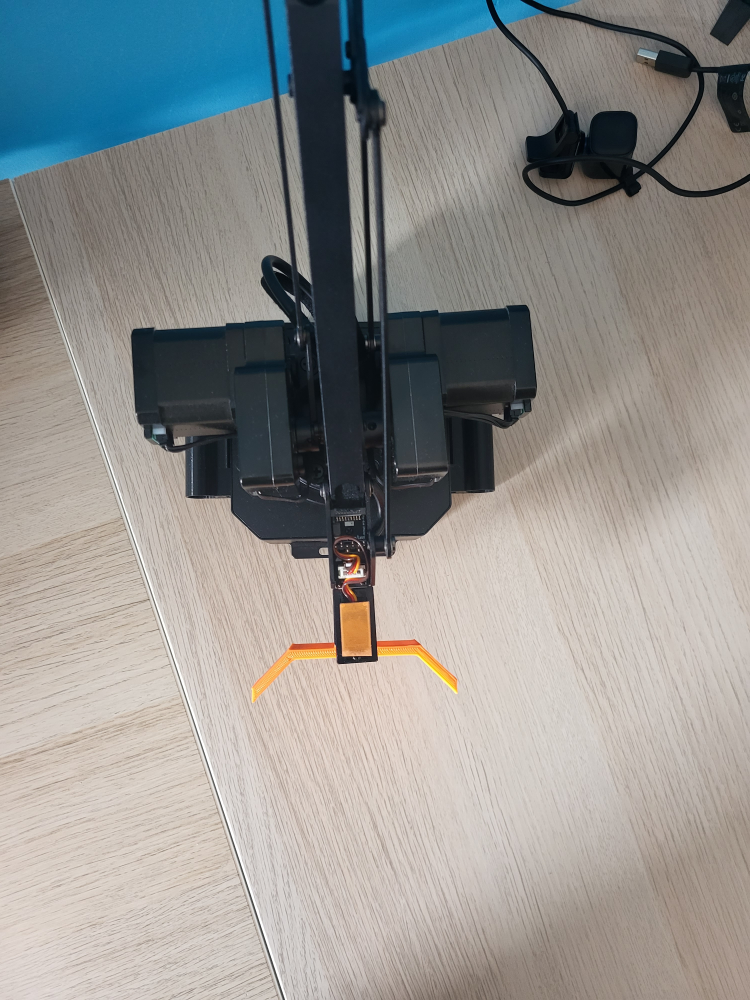
#> input picture Images/arm.jpg, 3000 x 4000 px (shown at 1/4 size)
$ python kitchen.py
#> lines starting #> are read from the running program, lines starting #| are printed output that depends on the picture; after the words box and inside, x2 and y2 are one past the last pixel; in counts of white or black regions, pixels touching at a corner belong together
import json
import numpy as np
import cv2 as cv


def bound_arrays(params):
    lower_bound = np.array([params["hueLow"], params["satLow"], params["valLow"]])
    upper_bound = np.array([params["hueHigh"], params["satHigh"], params["valHigh"]])

    return lower_bound, upper_bound

with open("settings.json", "r") as read_file:
#> (reads settings.json from the repository)
    j_data = json.load(read_file)

    lower_scooper, upper_scooper = bound_arrays(j_data["Scooper"])
    lower_tennis, upper_tennis = bound_arrays(j_data["TennisBall"])

image_1 = cv.imread("Images/arm.jpg")
#> image_1 is the input picture: shape (4000, 3000, 3); mean B, G, R 143.6, 146.3, 146.4
image_1_s = cv.resize(image_1, (600, 800))
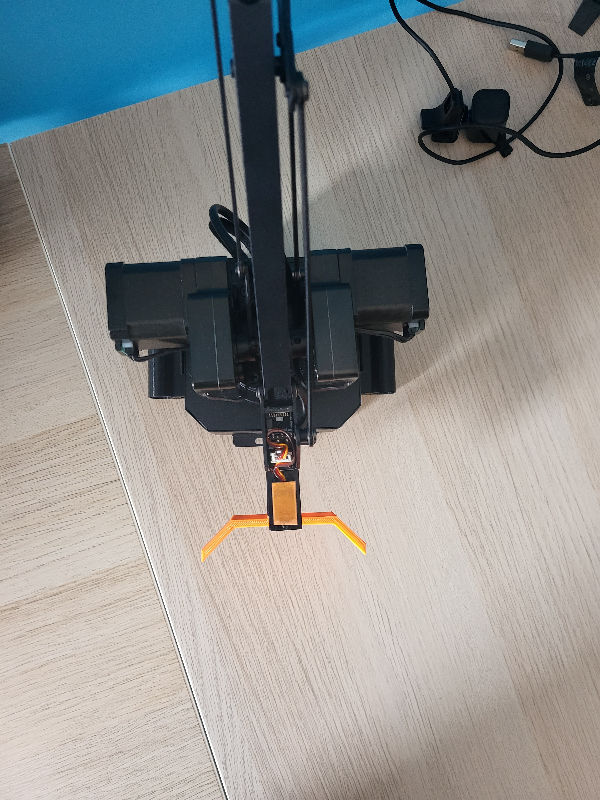
#> image_1_s: shape (800, 600, 3); mean B, G, R 143.6, 146.3, 146.4

image_2 = cv.imread("Images/arm + ball.jpg")
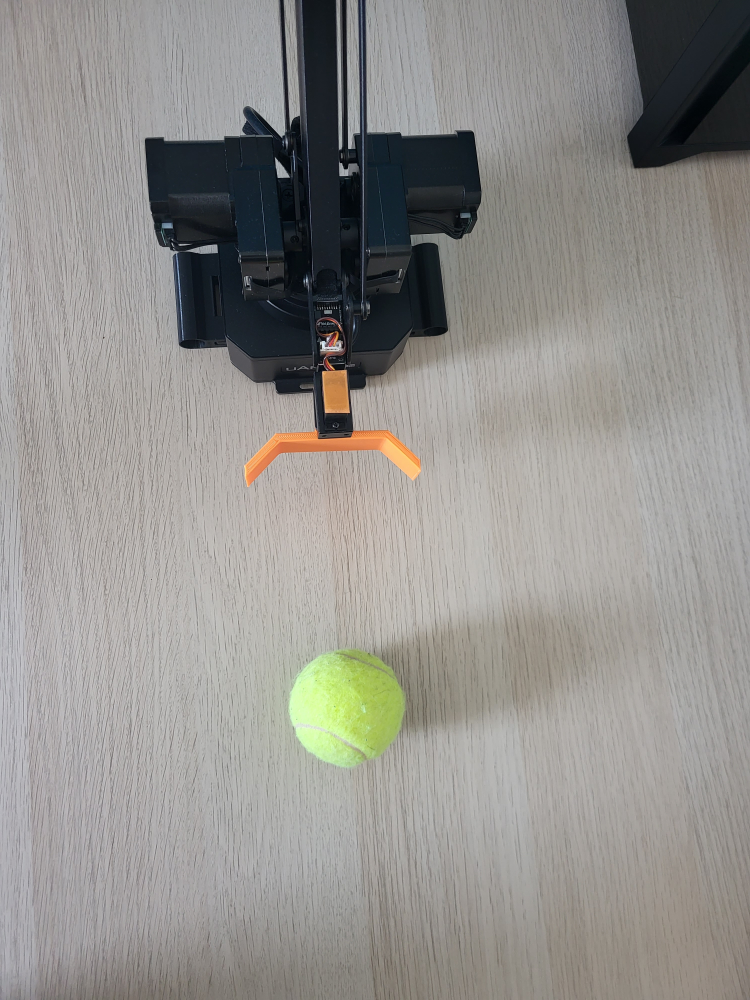
#> input picture Images/arm + ball.jpg, 3000 x 4000 px (shown at 1/4 size)
#> image_2 is the input picture: shape (4000, 3000, 3); mean B, G, R 140.9, 144.7, 146.6
image_2_s = cv.resize(image_2, (600, 800))
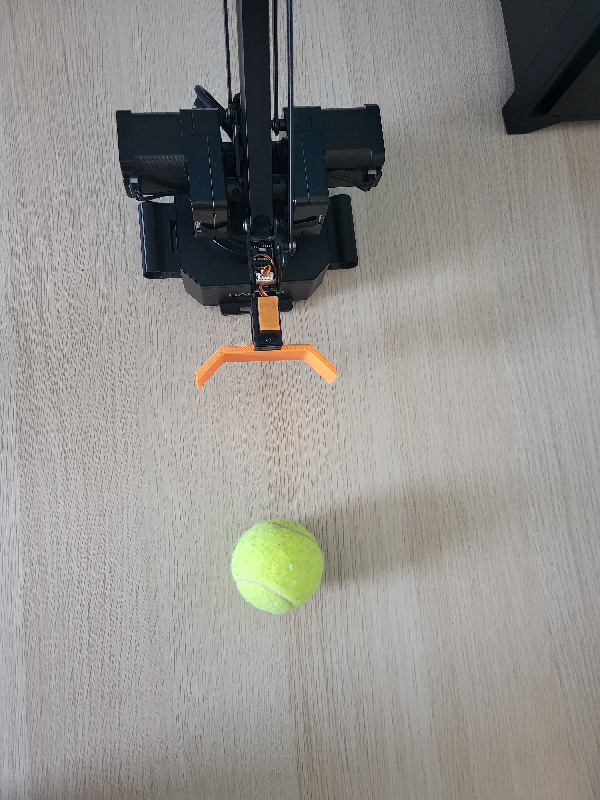
#> image_2_s: shape (800, 600, 3); mean B, G, R 140.9, 144.7, 146.6


image_2_HSV = cv.cvtColor(image_2_s, cv.COLOR_BGR2HSV)
#> image_2_HSV: shape (800, 600, 3); mean H, S, V 46.1, 24.1, 149

mask_scooper = cv.inRange(image_2_HSV, lower_scooper, upper_scooper)
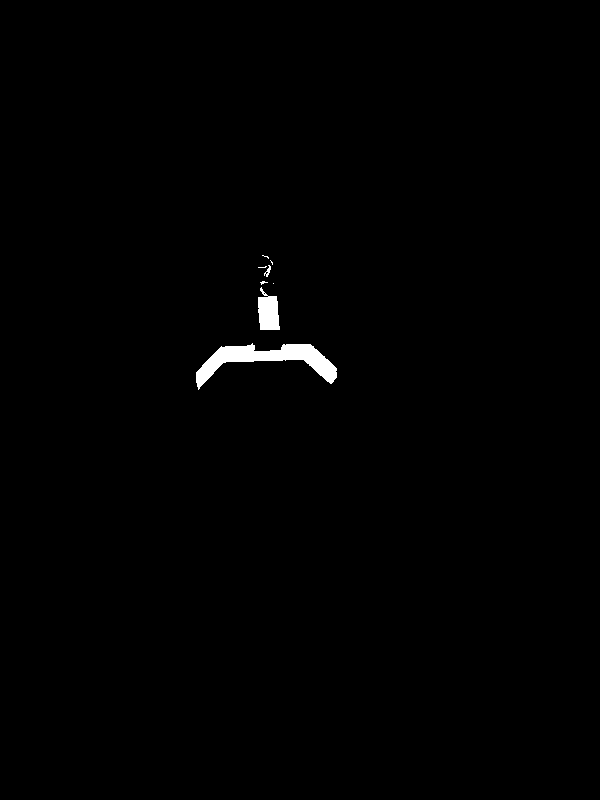
#> mask_scooper: shape (800, 600); 0.65% white; 8 white regions (5 under 20 px), largest, box (x1, y1, x2, y2) and area: (196, 343, 337, 390) 2351, (258, 287, 280, 330) 685, (264, 265, 271, 277) 36
mask_tennis = cv.inRange(image_2_HSV, lower_tennis, upper_tennis)
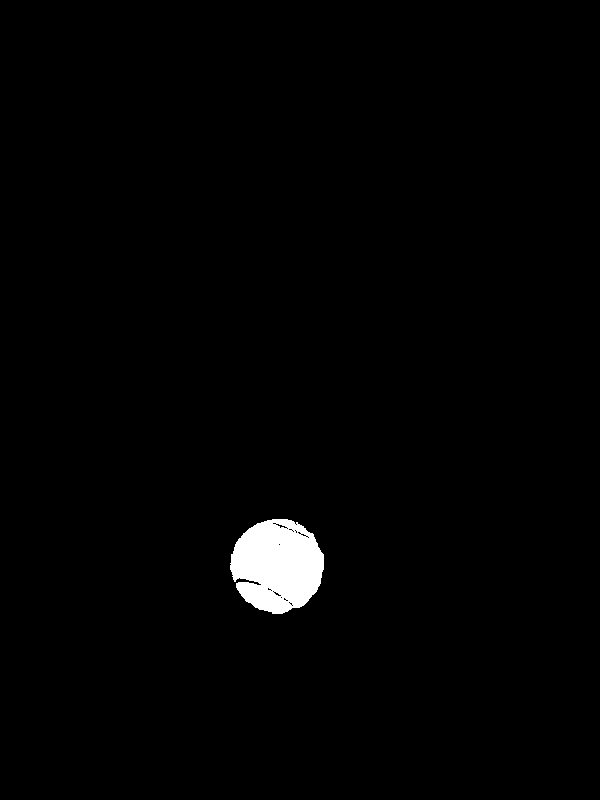
#> mask_tennis: shape (800, 600); 1.4% white; 1 white region, box (x1, y1, x2, y2) and area: (230, 519, 324, 614) 6731


# Creates colored image by masking the original
# window_scooper = cv.bitwise_and(frame, frame, mask = mask_scooper)
# window_tennis = cv.bitwise_and(frame, frame, mask = mask_tennis)


cv.imshow("1", mask_scooper)
cv.imshow("2", mask_tennis)
cv.moveWindow("2", 600, 0)

cv.waitKey(0)
cv.destroyAllWindows()


# [28 lines of commented-out code are left out]
